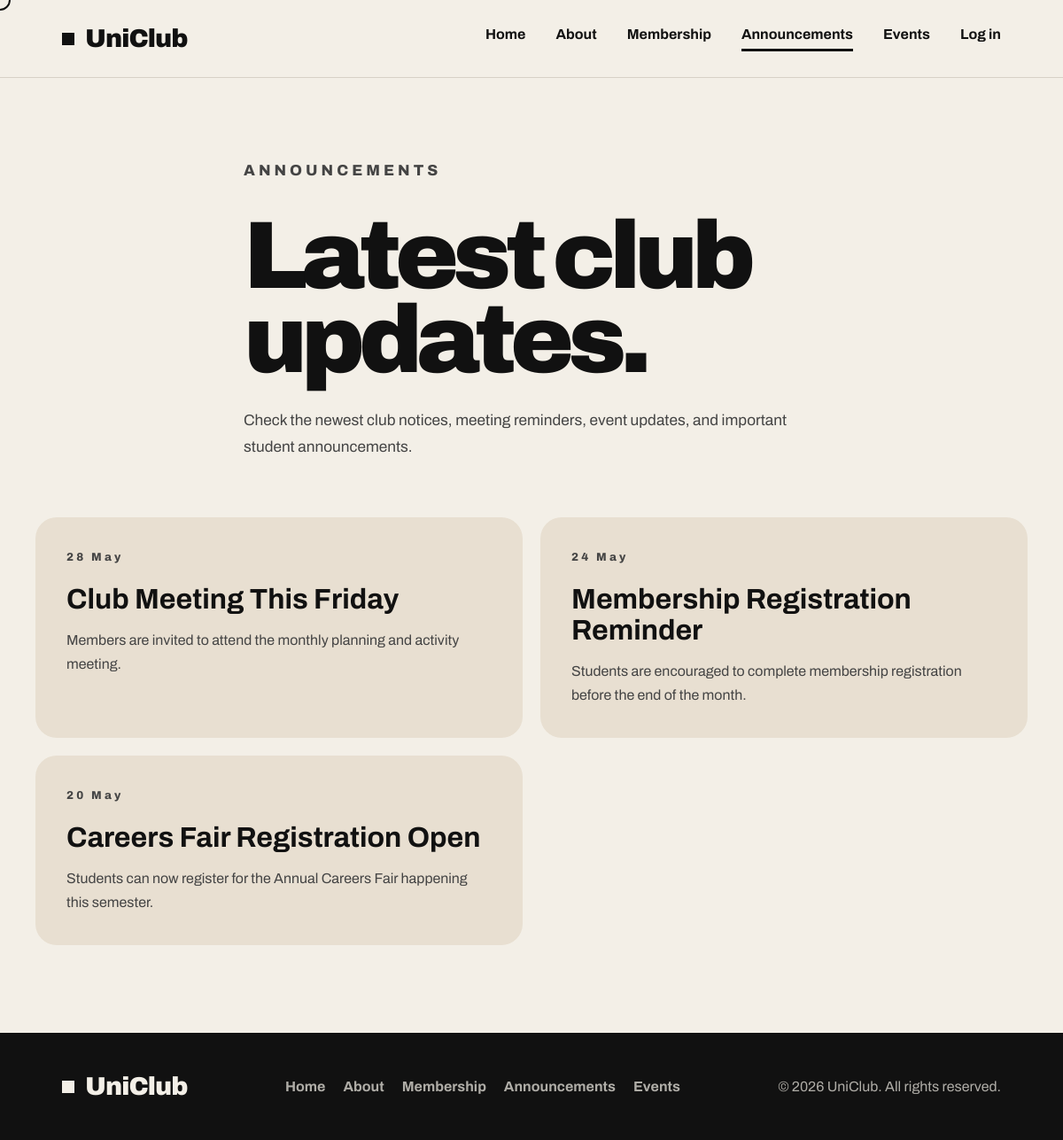
The app's page /phpfiles/announcements.php, older data.
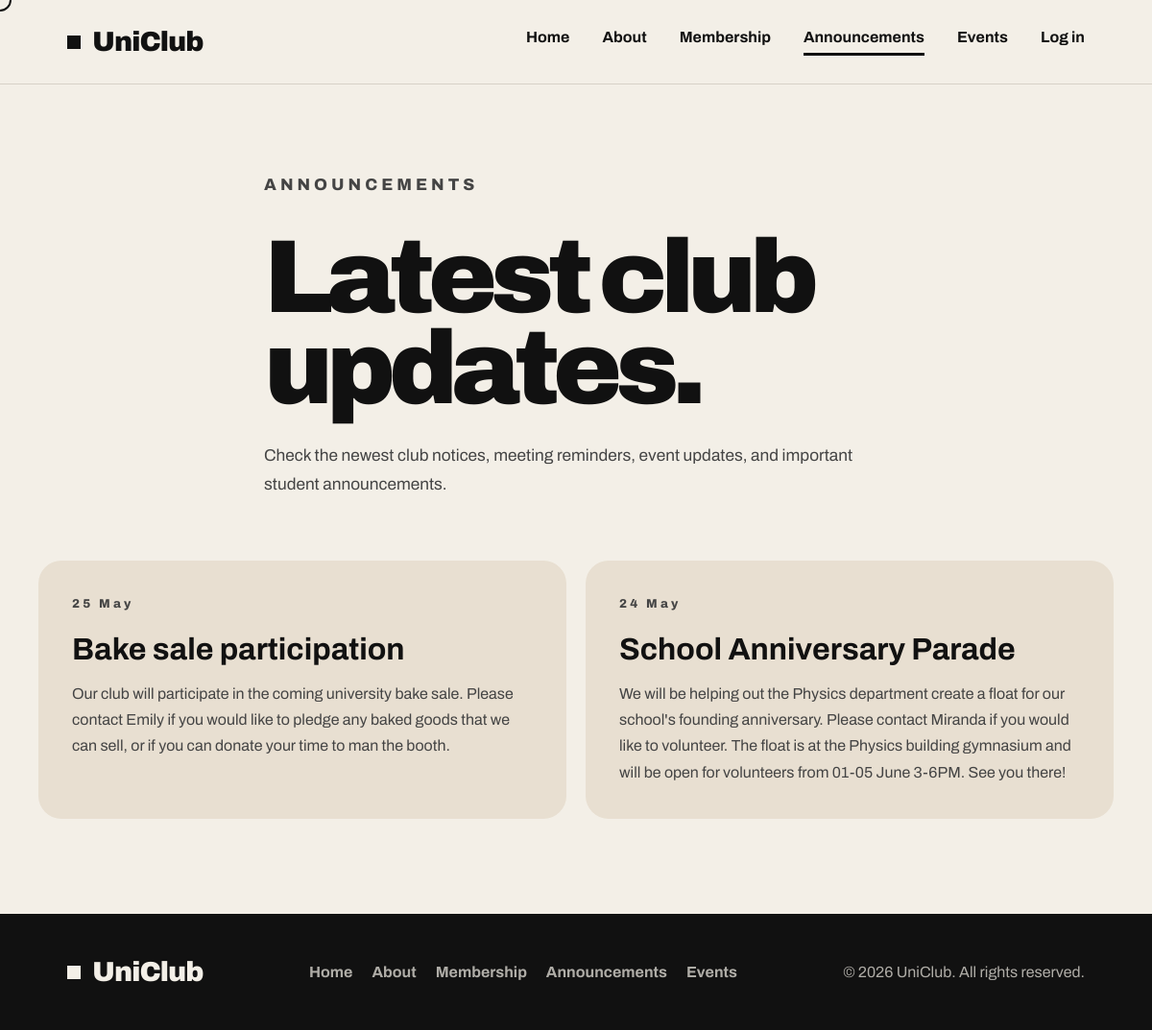
The same page, newer data.
### tables this page shows
CREATE TABLE `announcements` (
  `announcement_id` int(11) NOT NULL,
  `announcement_subject` varchar(250) NOT NULL,
  `announcement_detail` varchar(1000) NOT NULL,
  `announcement_date` date NOT NULL DEFAULT current_timestamp()
);

### phpfiles/announcements.php (the view, shortened to what this page needs)
<?php
require_once 'layout.php';
require_once 'db.php';
$sql = "SELECT announcement_subject, announcement_detail, announcement_date
        FROM announcements
        ORDER BY announcement_date DESC";
$announcements = $conn->query($sql);
?>
<!DOCTYPE html>
<html lang="en">
<head>
  <link rel="stylesheet" href="../css/style.css">
</head>
<body>
<main>
  <section class="page-header">
    <p class="eyebrow">ANNOUNCEMENTS</p>
    <h1>
      Latest club
      <span>updates.</span>
    </h1>
    <p>
      Check the newest club notices, meeting reminders, event updates, and important
      student announcements.
    </p>
  </section>
  <section class="announcement-grid">
    <?php if ($announcements && $announcements->num_rows > 0): ?>
      <?php while ($announcement = $announcements->fetch_assoc()): ?>
        <div class="announcement-card" data-category="announcement">
          <p class="date"><?= htmlspecialchars(date('d M', strtotime($announcement['announcement_date']))) ?></p>
          <h2><?= htmlspecialchars($announcement['announcement_subject']) ?></h2>
          <p><?= htmlspecialchars($announcement['announcement_detail']) ?></p>
        </div>
      <?php endwhile; ?>
    <?php endif; ?>
  </section>
</main>
</body>
</html>

Row changes from the older to the newer data that the page shows:
removed announcements: announcement_date "28 May", announcement_subject "Club Meeting This Friday", announcement_detail "Members are invited to attend the monthly planning and activity meeting."
removed announcements: announcement_date "20 May", announcement_subject "Careers Fair Registration Open", announcement_detail "Students can now register for the Annual Careers Fair happening this semester."
added announcements: announcement_date "25 May", announcement_subject "Bake sale participation", announcement_detail "Our club will participate in the coming university bake sale. Please contact Emily if you would like to pledge any baked goods that we can sell, or if you can donate your time to man the booth."
changed announcements "24 May": announcement_subject "Membership Registration Reminder" → "School Anniversary Parade"; announcement_detail "Students are encouraged to complete membership registration before the end of the month." → "We will be helping out the Physics department create a float for our school's founding anniversary. Please contact Miranda if you would like to volunteer. The float is at the Physics building gymnasium and will be open for volunteers from 01-05 June 3-6PM. See you there!"
